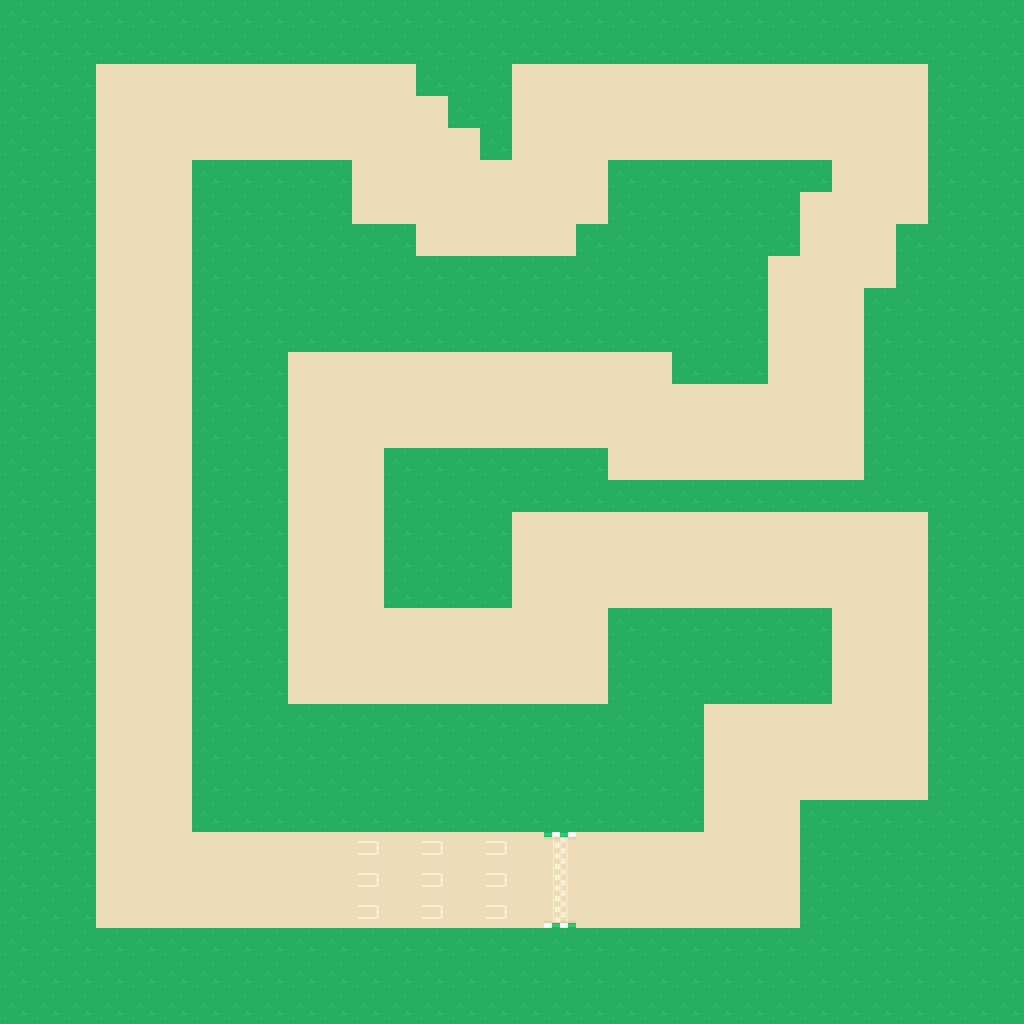

Rendered tile map (Tiled .tmx) drawn with the repository's tilesets; below, a short description and the map source with its tile grids summarised:
An orthogonal 32x32 tile map with 32x32 px tiles, 2 tile layers (ground, road) and 54 objects (24x checkpoint, 23x offroad, car_1, car_2, car_3, ...).

<map version="1.4" tiledversion="1.4.3" orientation="orthogonal" renderorder="right-down" width="32" height="32" tilewidth="32" tileheight="32" infinite="0" nextlayerid="7" nextobjectid="94">
 <tileset firstgid="1" source="spritesheet_tiles_v2.tsx" />
 <layer id="1" name="ground" width="32" height="32">
  <data>[1024 cells, 1024 non-empty, 2 distinct tile ids]</data>
 </layer>
 <layer id="2" name="road" width="32" height="32">
  <data>[1024 cells, 418 non-empty, 5 distinct tile ids]</data>
 </layer>
 <objectgroup id="3" name="offroad">
  <object id="58" name="offroad" x="0" y="0" width="1024" height="64" />
  <object id="62" name="offroad" x="0" y="64" width="96" height="960" />
  <object id="66" name="offroad" x="928" y="64" width="96" height="960" />
  <object id="67" name="offroad" x="96" y="928" width="832" height="96" />
  <object id="68" name="offroad" x="192" y="160" width="160" height="192" />
  <object id="69" name="offroad" x="192" y="352" width="96" height="480" />
  <object id="70" name="offroad" x="288" y="704" width="416" height="128" />
  <object id="71" name="offroad" x="608" y="608" width="224" height="96" />
  <object id="72" name="offroad" x="800" y="800" width="128" height="128" />
  <object id="73" name="offroad" x="384" y="448" width="128" height="160" />
  <object id="74" name="offroad" x="512" y="448" width="96" height="64" />
  <object id="75" name="offroad" x="864" y="288" width="64" height="224" />
  <object id="76" name="offroad" x="608" y="480" width="256" height="32" />
  <object id="77" name="offroad" x="896" y="224" width="32" height="64" />
  <object id="78" name="offroad" x="352" y="256" width="416" height="96" />
  <object id="79" name="offroad" x="352" y="224" width="64" height="32" />
  <object id="80" name="offroad" x="608" y="160" width="192" height="96" />
  <object id="82" name="offroad" x="672" y="352" width="96" height="32" />
  <object id="83" name="offroad" x="576" y="224" width="32" height="32" />
  <object id="84" name="offroad" x="800" y="160" width="32" height="32" />
  <object id="85" name="offroad" x="480" y="64" width="32" height="96" />
  <object id="86" name="offroad" x="448" y="64" width="32" height="64" />
  <object id="87" name="offroad" x="416" y="64" width="32" height="32" />
 </objectgroup>
 <objectgroup id="4" name="checkpoint">
  <object id="26" name="checkpoint" x="576" y="879.333">
   <point />
  </object>
  <object id="27" name="checkpoint" x="704" y="876">
   <point />
  </object>
  <object id="28" name="checkpoint" x="798.667" y="752.667">
   <point />
  </object>
  <object id="29" name="checkpoint" x="888" y="670.667">
   <point />
  </object>
  <object id="30" name="checkpoint" x="799.333" y="554.667">
   <point />
  </object>
  <object id="31" name="checkpoint" x="640" y="550.667">
   <point />
  </object>
  <object id="32" name="checkpoint" x="544" y="649.333">
   <point />
  </object>
  <object id="33" name="checkpoint" x="352" y="648">
   <point />
  </object>
  <object id="34" name="checkpoint" x="337.333" y="448.667">
   <point />
  </object>
  <object id="35" name="checkpoint" x="508.667" y="391.333">
   <point />
  </object>
  <object id="36" name="checkpoint" x="639.333" y="415.333">
   <point />
  </object>
  <object id="37" name="checkpoint" x="784.667" y="426">
   <point />
  </object>
  <object id="38" name="checkpoint" x="818.667" y="317.333">
   <point />
  </object>
  <object id="39" name="checkpoint" x="883.333" y="159.333">
   <point />
  </object>
  <object id="40" name="checkpoint" x="734.667" y="104.667">
   <point />
  </object>
  <object id="41" name="checkpoint" x="575.333" y="124.667">
   <point />
  </object>
  <object id="42" name="checkpoint" x="478.667" y="204.667">
   <point />
  </object>
  <object id="43" name="checkpoint" x="318.667" y="107.333">
   <point />
  </object>
  <object id="44" name="checkpoint" x="148" y="158.667">
   <point />
  </object>
  <object id="45" name="checkpoint" x="144" y="319.333">
   <point />
  </object>
  <object id="46" name="checkpoint" x="144.667" y="508.667">
   <point />
  </object>
  <object id="47" name="checkpoint" x="144.667" y="702">
   <point />
  </object>
  <object id="48" name="checkpoint" x="158" y="862.667">
   <point />
  </object>
  <object id="49" name="checkpoint" x="351.333" y="874.667">
   <point />
  </object>
 </objectgroup>
 <objectgroup id="5" name="car">
  <object id="88" name="car_1" x="494.333" y="847">
   <point />
  </object>
  <object id="89" name="car_2" x="494.667" y="879">
   <point />
  </object>
  <object id="90" name="car_3" x="495.333" y="911">
   <point />
  </object>
  <object id="91" name="car_4" x="431.333" y="847.333">
   <point />
  </object>
  <object id="92" name="car_5" x="431.667" y="878.667">
   <point />
  </object>
  <object id="93" name="car_6" x="431.333" y="912">
   <point />
  </object>
 </objectgroup>
 <objectgroup id="6" name="finish">
  <object id="53" name="finish" x="552.75" y="840" width="15.75" height="79" />
 </objectgroup>
</map>